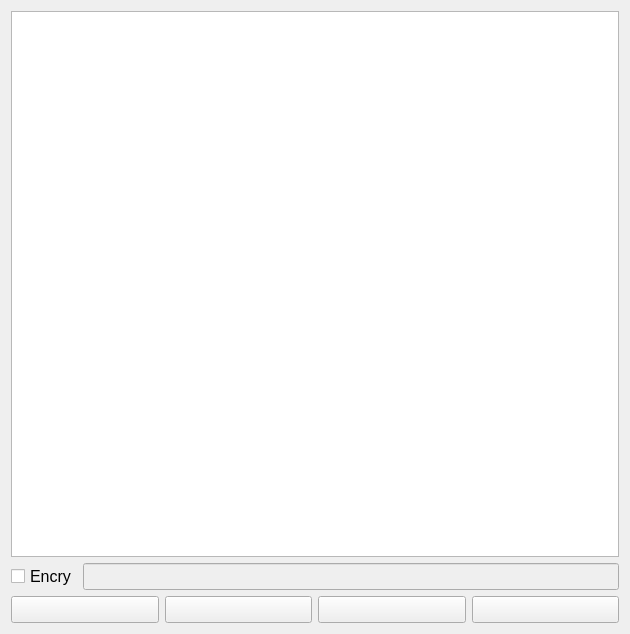
<?xml version="1.0" encoding="UTF-8"?>
<ui version="4.0">
 <class>AccountView</class>
 <widget class="QWidget" name="AccountView">
  <property name="geometry">
   <rect>
    <x>0</x>
    <y>0</y>
    <width>630</width>
    <height>634</height>
   </rect>
  </property>
  <property name="windowTitle">
   <string>Form</string>
  </property>
  <layout class="QVBoxLayout" name="verticalLayout">
   <item>
    <widget class="QTableView" name="tableView">
     <property name="font">
      <font>
       <family>微软雅黑</family>
       <pointsize>12</pointsize>
      </font>
     </property>
    </widget>
   </item>
   <item>
    <layout class="QHBoxLayout" name="horizontalLayout_2">
     <item>
      <widget class="QCheckBox" name="cBoxEncrypt">
       <property name="font">
        <font>
         <pointsize>12</pointsize>
        </font>
       </property>
       <property name="text">
        <string>Encry</string>
       </property>
      </widget>
     </item>
     <item>
      <widget class="QLineEdit" name="lineEditFile">
       <property name="enabled">
        <bool>false</bool>
       </property>
       <property name="font">
        <font>
         <pointsize>12</pointsize>
        </font>
       </property>
      </widget>
     </item>
    </layout>
   </item>
   <item>
    <layout class="QHBoxLayout" name="horizontalLayout">
     <item>
      <widget class="QPushButton" name="btnAccountOpen">
       <property name="font">
        <font>
         <pointsize>12</pointsize>
        </font>
       </property>
       <property name="text">
        <string/>
       </property>
       <property name="icon">
        <iconset resource="../resources.qrc">
         <normaloff>:/res/images/icon_open-file.png</normaloff>:/res/images/icon_open-file.png</iconset>
       </property>
       <property name="iconSize">
        <size>
         <width>48</width>
         <height>48</height>
        </size>
       </property>
      </widget>
     </item>
     <item>
      <widget class="QPushButton" name="btnAccountSave">
       <property name="font">
        <font>
         <pointsize>12</pointsize>
        </font>
       </property>
       <property name="text">
        <string/>
       </property>
       <property name="icon">
        <iconset resource="../resources.qrc">
         <normaloff>:/res/images/icon_save.png</normaloff>:/res/images/icon_save.png</iconset>
       </property>
       <property name="iconSize">
        <size>
         <width>48</width>
         <height>48</height>
        </size>
       </property>
      </widget>
     </item>
     <item>
      <widget class="QPushButton" name="btnAccountAdd">
       <property name="font">
        <font>
         <pointsize>12</pointsize>
        </font>
       </property>
       <property name="text">
        <string/>
       </property>
       <property name="icon">
        <iconset resource="../resources.qrc">
         <normaloff>:/res/images/icon_add-row.png</normaloff>:/res/images/icon_add-row.png</iconset>
       </property>
       <property name="iconSize">
        <size>
         <width>48</width>
         <height>48</height>
        </size>
       </property>
      </widget>
     </item>
     <item>
      <widget class="QPushButton" name="btnAccountDel">
       <property name="font">
        <font>
         <pointsize>12</pointsize>
        </font>
       </property>
       <property name="text">
        <string/>
       </property>
       <property name="icon">
        <iconset resource="../resources.qrc">
         <normaloff>:/res/images/icon_del-row.png</normaloff>:/res/images/icon_del-row.png</iconset>
       </property>
       <property name="iconSize">
        <size>
         <width>48</width>
         <height>48</height>
        </size>
       </property>
      </widget>
     </item>
    </layout>
   </item>
  </layout>
 </widget>
 <resources>
  <include location="../resources.qrc"/>
 </resources>
 <connections/>
</ui>
